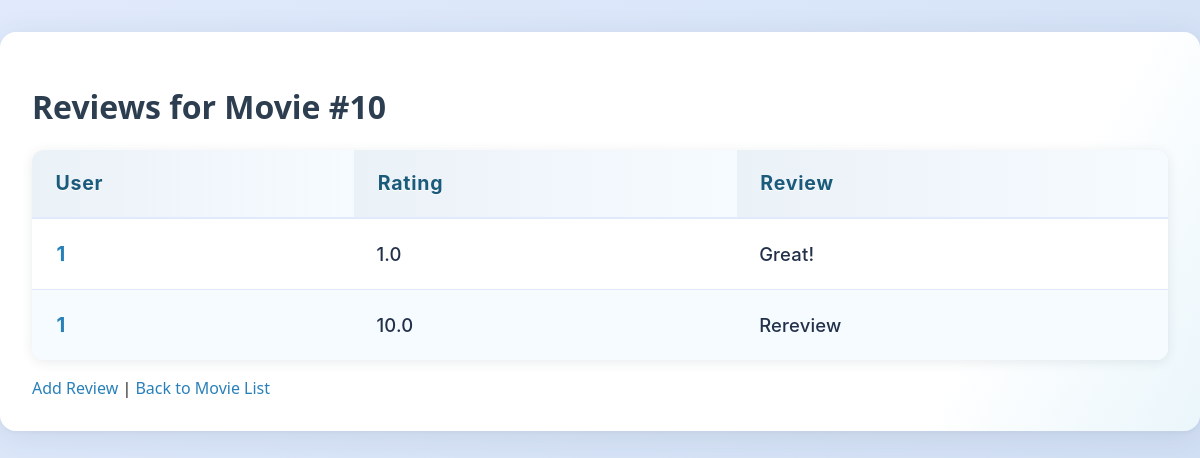
/movies/10/reviews, run on the app's committed database.
### datamanager/models.py (models this page shows)
class Review(Base):
    __tablename__ = 'reviews'
    id = Column(Integer, primary_key=True)
    user_id = Column(Integer, ForeignKey('users.id'), nullable=False)
    movie_id = Column(Integer, ForeignKey('movies.id'), nullable=False)
    review_text = Column(Text, nullable=False)
    rating = Column(Float, nullable=False)
    user = relationship('User', back_populates='reviews')
    movie = relationship('Movie', back_populates='reviews')

### MovieWebAPP/app.py (the view)
@app.route('/movies/<int:movie_id>/reviews', methods=['GET'])
def movie_reviews(movie_id):
    reviews = data_manager.get_reviews_for_movie(movie_id)
    all_movies = data_manager.get_all_movies()
    movie = next((m for m in all_movies if m.id == movie_id), None)
    user_id = movie.user_id if movie else 1
    back_url = get_back_url(request, session, url_for('movie_reviews', movie_id=movie_id))
    return render_template('reviews.html', reviews=reviews, movie_id=movie_id, user_id=user_id, back_url=back_url)

### MovieWebAPP/app.py (called while the page is built)
@app.before_request
def store_referrer():
    if request.method == 'GET' and not request.path.startswith('/static'):
        session['last_url'] = request.referrer if request.referrer else url_for(
            'home')

### MovieWebAPP/datamanager/sqlite_data_manager.py (called while the page is built)
    def get_reviews_for_movie(self, movie_id):
        try:
            session = self.Session()
            reviews = session.query(Review).filter_by(movie_id=movie_id).all()
            session.close()
            return reviews
        except Exception as e:
            print(f"Error while retrieving reviews for movie {movie_id}: {e}")
            return []

    def get_all_movies(self):
        try:
            session = self.Session()
            movies = session.query(Movie).all()
            session.close()
            return movies
        except Exception as e:
            print(f"Error while retrieving all movies: {e}")
            return []

### MovieWebAPP/utils.py (called while the page is built)
def get_back_url(request, session, default_url: str) -> str:
    return request.args.get('back') or session.get('last_url') or default_url

### MovieWebAPP/templates/reviews.html (shortened to what this page needs)
<!DOCTYPE html>
<html lang="en">
<head>
    <link rel="stylesheet" href="{{ url_for('static', filename='style.css') }}">
</head>
<body>
<div class="container">
    <h1>Reviews for Movie #{{ movie_id }}</h1>
    {% if reviews %}
        <table>
            <thead>
                <tr>
                    <th>User</th>
                    <th>Rating</th>
                    <th>Review</th>
                </tr>
            </thead>
            <tbody>
                {% for review in reviews %}
                <tr>
                    <td>{{ review.user_id }}</td>
                    <td>{{ review.rating }}</td>
                    <td>{{ review.review_text }}</td>
                </tr>
                {% endfor %}
            </tbody>
        </table>
    {% else %}
        <p>No reviews yet for this movie.</p>
    {% endif %}
    <a href="{{ url_for('add_review', movie_id=movie_id) }}">Add Review</a> |
    <a href="{{ url_for('user_movies', user_id=user_id) }}">Back to Movie List</a>
</div>
</body>
</html>

### MovieWebAPP/static/style.css (style rules this page uses)
body { font-family: 'Segoe UI', Arial, sans-serif; background: linear-gradient(135deg, #e0eafc 0%, #cfdef3 100%); color: #222; margin: 0; padding: 0; min-height: 100vh; }
h1, h2, h3 { color: #2c3e50; }
.container { max-width: 1300px; margin: 2em auto; background: linear-gradient(120deg, #ffffff 80%, #eaf6fb 100%); padding: 2em; border-radius: 16px; box-shadow: 0 6px 32px rgba(44, 62, 80, 0.10), 0 1.5px 4px rgba(44,62,80,0.04); position: relative; z-index: 1; }
a { color: #2980b9; text-decoration: none; transition: color 0.2s; }
table { width: 100%; border-collapse: collapse; margin-bottom: 1em; background: #fff; border-radius: 12px; overflow: hidden; box-shadow: 0 2px 12px rgba(44,62,80,0.10); font-family: 'Inter', 'Segoe UI', Arial, sans-serif; font-size: 1.08em; letter-spacing: 0.01em; }
th, td { border: none; padding: 1.1em 1.2em; text-align: left; font-weight: 500; color: #22304a; }
th { background: linear-gradient(90deg, #eaf1f7 0%, #f6fbff 100%); font-size: 1.13em; font-weight: 700; letter-spacing: 0.04em; color: #1a5a7a; text-shadow: 0 1px 0 #fff; border-bottom: 2px solid #e0eafc; }
td { background: #fafdff; font-size: 1.07em; font-weight: 500; color: #22304a; border-bottom: 1.5px solid #e0eafc; vertical-align: middle; }
tr:last-child td { border-bottom: none; }
tr:nth-child(even) td { background: #f6fbff; }
tr:nth-child(odd) td { background: #ffffff; }
td:first-child { font-size: 1.18em; font-weight: 700; color: #2980b9; letter-spacing: 0.03em; text-shadow: 0 1px 0 #eaf6fb; }

### data on the page
Review: user_id "1", rating "1.0", review_text "Great!"
Review: user_id "1", rating "10.0", review_text "Rereview"

### other printed values
{{ movie_id }} "10"
